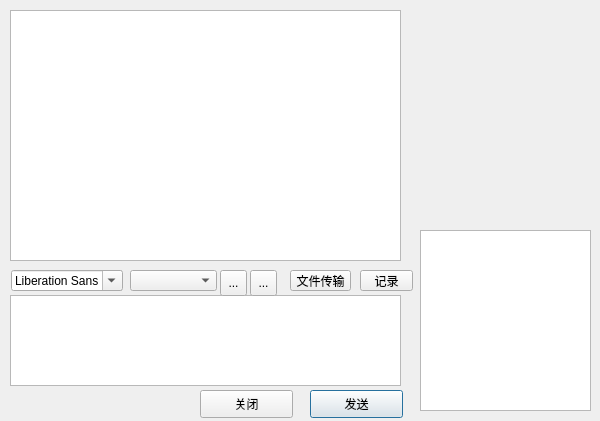
<?xml version="1.0" encoding="UTF-8"?>
<ui version="4.0">
 <class>chat</class>
 <widget class="QDialog" name="chat">
  <property name="geometry">
   <rect>
    <x>0</x>
    <y>0</y>
    <width>600</width>
    <height>421</height>
   </rect>
  </property>
  <property name="minimumSize">
   <size>
    <width>423</width>
    <height>421</height>
   </size>
  </property>
  <property name="maximumSize">
   <size>
    <width>600</width>
    <height>421</height>
   </size>
  </property>
  <property name="windowTitle">
   <string>Dialog</string>
  </property>
  <widget class="QPushButton" name="send_chat">
   <property name="geometry">
    <rect>
     <x>310</x>
     <y>390</y>
     <width>93</width>
     <height>28</height>
    </rect>
   </property>
   <property name="text">
    <string>发送</string>
   </property>
  </widget>
  <widget class="QPushButton" name="close_chat">
   <property name="geometry">
    <rect>
     <x>200</x>
     <y>390</y>
     <width>93</width>
     <height>28</height>
    </rect>
   </property>
   <property name="text">
    <string>关闭</string>
   </property>
  </widget>
  <widget class="QWidget" name="gridLayoutWidget">
   <property name="geometry">
    <rect>
     <x>10</x>
     <y>10</y>
     <width>391</width>
     <height>251</height>
    </rect>
   </property>
   <layout class="QGridLayout" name="gridLayout">
    <item row="0" column="0" rowspan="2">
     <widget class="QTextBrowser" name="textBrowser"/>
    </item>
   </layout>
  </widget>
  <widget class="QWidget" name="gridLayoutWidget_2">
   <property name="geometry">
    <rect>
     <x>10</x>
     <y>295</y>
     <width>391</width>
     <height>91</height>
    </rect>
   </property>
   <layout class="QGridLayout" name="gridLayout_2">
    <item row="0" column="0">
     <widget class="QTextEdit" name="textEdit"/>
    </item>
   </layout>
  </widget>
  <widget class="QWidget" name="widget" native="true">
   <property name="geometry">
    <rect>
     <x>410</x>
     <y>20</y>
     <width>181</width>
     <height>191</height>
    </rect>
   </property>
  </widget>
  <widget class="QToolButton" name="filetrans">
   <property name="geometry">
    <rect>
     <x>290</x>
     <y>270</y>
     <width>61</width>
     <height>21</height>
    </rect>
   </property>
   <property name="text">
    <string>文件传输</string>
   </property>
  </widget>
  <widget class="QFontComboBox" name="fontComboBox">
   <property name="geometry">
    <rect>
     <x>11</x>
     <y>270</y>
     <width>112</width>
     <height>21</height>
    </rect>
   </property>
  </widget>
  <widget class="QComboBox" name="front_size">
   <property name="geometry">
    <rect>
     <x>130</x>
     <y>270</y>
     <width>87</width>
     <height>21</height>
    </rect>
   </property>
  </widget>
  <widget class="QToolButton" name="front_color">
   <property name="geometry">
    <rect>
     <x>250</x>
     <y>270</y>
     <width>27</width>
     <height>26</height>
    </rect>
   </property>
   <property name="text">
    <string>...</string>
   </property>
   <property name="icon">
    <iconset>
     <activeon>face/textcolor.png</activeon>
    </iconset>
   </property>
  </widget>
  <widget class="QToolButton" name="QQface">
   <property name="geometry">
    <rect>
     <x>220</x>
     <y>270</y>
     <width>27</width>
     <height>26</height>
    </rect>
   </property>
   <property name="text">
    <string>...</string>
   </property>
   <property name="icon">
    <iconset>
     <normaloff>face/2.gif</normaloff>face/2.gif</iconset>
   </property>
  </widget>
  <widget class="QToolButton" name="toolButton_4">
   <property name="geometry">
    <rect>
     <x>360</x>
     <y>270</y>
     <width>53</width>
     <height>21</height>
    </rect>
   </property>
   <property name="text">
    <string>记录</string>
   </property>
  </widget>
  <widget class="QTextBrowser" name="textBrowser_filename">
   <property name="geometry">
    <rect>
     <x>420</x>
     <y>230</y>
     <width>171</width>
     <height>181</height>
    </rect>
   </property>
  </widget>
 </widget>
 <resources/>
 <connections/>
</ui>
